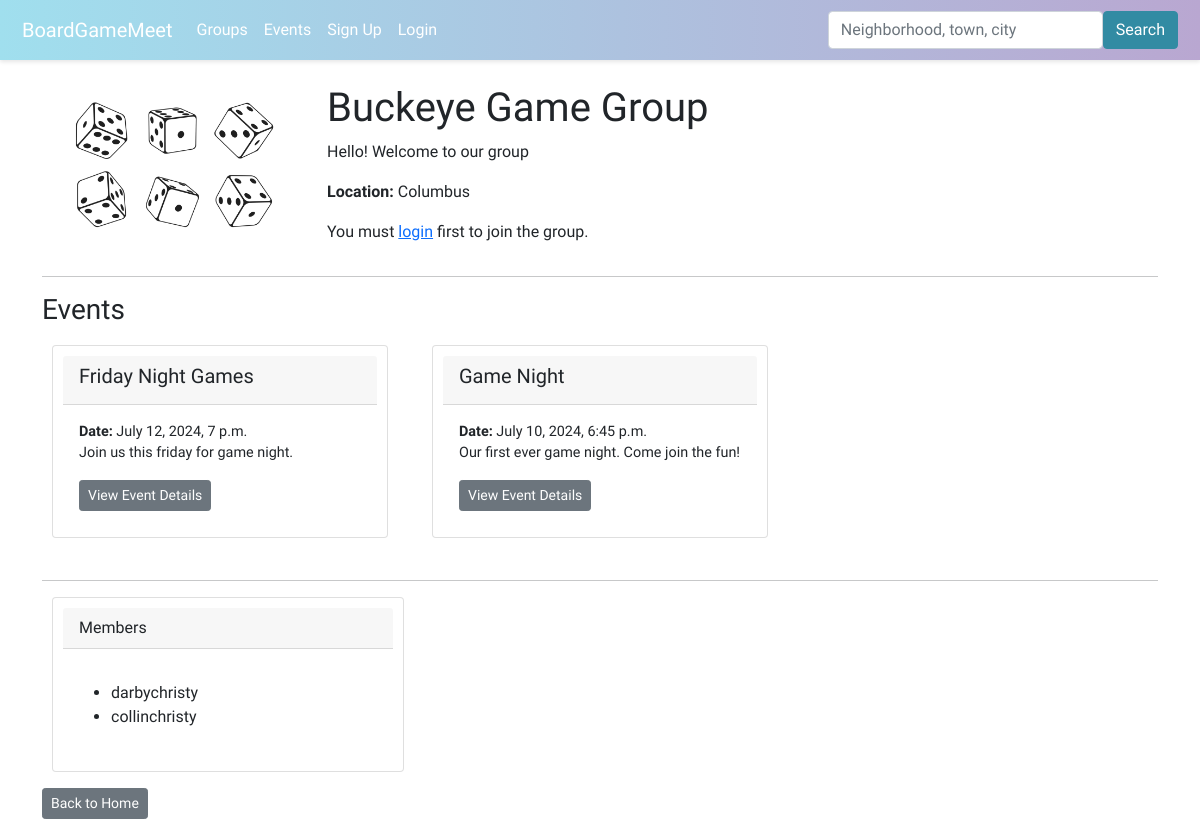
Screenshot of /group/buckeye-game-group-1/ with the database file from the repository.
### boardgame/models.py (models this page shows, shortened)
class Group(models.Model):
    name = models.CharField(max_length=100)
    description = models.TextField()
    members = models.ManyToManyField(User, through='GroupMembers')
    slug = models.SlugField(unique=True)
    group_image = models.ImageField(upload_to='images/', null=True, blank=True)

class GroupLocation(models.Model):
    group = models.OneToOneField('Group', on_delete=models.CASCADE)
    city = models.CharField(max_length=100)
    sublocality = models.CharField(max_length=100, blank=True)  # neighborhoods or sublocalities
    state = models.CharField(max_length=100, blank=True)
    postcode = models.CharField(max_length=20, blank=True)
    country = models.CharField(max_length=100)
    latitude = models.DecimalField(max_digits=9, decimal_places=6, blank=True, null=True)
    longitude = models.DecimalField(max_digits=9, decimal_places=6, blank=True, null=True)

class Event(models.Model):
    group = models.ForeignKey(Group, on_delete=models.CASCADE)
    title = models.CharField(max_length=100)
    description = models.TextField()
    date_time = models.DateTimeField()
    attendees = models.ManyToManyField(User, through='EventAttendance')
    nominations = models.ManyToManyField(Game, through='GameNomination')

### boardgame/views.py (the view, shortened to what this page needs)
# urls.py: path('group/<slug:group_slug>/', views.group_profile, name='group_profile'),
def group_profile(request, group_slug):
    group = get_object_or_404(Group, slug=group_slug)
    members = group.members.all()
    is_member = False
    is_admin = False
    if request.user.is_authenticated:
        is_member = members.filter(id=request.user.id).exists()
        is_admin = GroupMembers.objects.filter(user=request.user, group=group, is_admin=True).exists()
    events = Event.objects.filter(group=group).order_by('title')
    group_location = GroupLocation.objects.filter(group=group).first()
    context = {
        'group': group,
        'group_location': group_location,
        'is_admin': is_admin,
        'events': events,
        'members': members,
        'is_member': is_member,
    }
    return render(request, 'boardgame/group_profile.html', context)

### boardgame/templates/boardgame/group_profile.html (shortened to what this page needs)
{% extends 'boardgame/base.html' %}
{% load static %}
{% block content %}
<div class="row">
    <div class="col-md-3">
        {% if group.group_image %}
        <img src="{{ group.group_image.url }}" class="profile-image img-fluid rounded">
        {% else %}
        <img src="{% static 'boardgame/images/group_profile_default.jpg' %}" class="profile-image img-fluid rounded">
        {% endif %}
    </div>
    <div class="col-md-9">
        <h1>{{ group.name }}</h1>
        <p>{{ group.description }}</p>
        {% if group_location %}
        <p><strong>Location:</strong> {{ group_location.city }}</p>
        {% else %}
        <p><strong>Location:</strong> Not specified</p>
        {% endif %}
        {% if user.is_authenticated %}
        <form method="POST" action="">
            {% csrf_token %}
            {% if is_member %}
            <button type="submit" class="btn btn-secondary btn-sm mb-2" name="leave">Leave Group</button>
            {% else %}
            <button type="submit" class="btn btn-secondary btn-sm mb-2" name="join">Join Group</button>
            {% endif %}
        </form>
        {% else %}
        <p>You must <a href="{% url 'login' %}">login</a> first to join the group.</p>
        {% endif %}
    </div>
</div>
<hr>
<h3>Events</h3>
<div class="row">
    {% for event in events %}
    <div class="col-md-4 mb-3">
        <div class="card">
            <div class="card-header">
                <h5>{{ event.title }}</h5>
            </div>
            <div class="card-body">
                <p class="card-text">
                    <strong>Date:</strong> {{ event.date_time }}<br>
                    {{ event.description }}
                </p>
                <a href="{% url 'event_details' event.id %}" class="btn btn-secondary btn-sm">View Event Details</a>
            </div>
        </div>
    </div>
    {% endfor %}
</div>
<hr>
<div class="col-md-4 mb-3">
    <div class="card">
        <div class="card-header">
            Members
        </div>
        <div class="card-body">
            <p class="card-text">
            <ul>
                {% for member in members %}
                <li>{{ member.username }}</li>
                {% endfor %}
            </ul>
            </p>
        </div>
    </div>
</div>
<div class="mt-3">
    <a href="{% url 'home' %}" class="btn btn-secondary btn-sm">Back to Home</a>
</div>
{% endblock %}

### boardgame/static/boardgame/style.css (style rules this page uses)
.profile-image { max-width: 300px; max-height: 200px; width: auto; height: auto; }
.card { padding: 10px; margin: 10px; }
.card-body p { font-size: 0.9rem; }
.btn-sm { font-size: 0.8rem; padding: 5px 10px; }

### boardgame/templates/boardgame/base.html (style rules this page uses)
body { font-family: 'Varela Round', sans-serif; }

### rows the page displays
Group: name "Buckeye Game Group", description "Hello! Welcome to our group"
GroupLocation: city "Columbus"
Event: title "Friday Night Games", date_time "July 12, 2024, 7 p.m.", description "Join us this friday for game night."
Event: title "Game Night", date_time "July 10, 2024, 6:45 p.m.", description "Our first ever game night. Come join the fun!"

### other values shown
{{ member.username }} "darbychristy"
{{ member.username }} "collinchristy"
